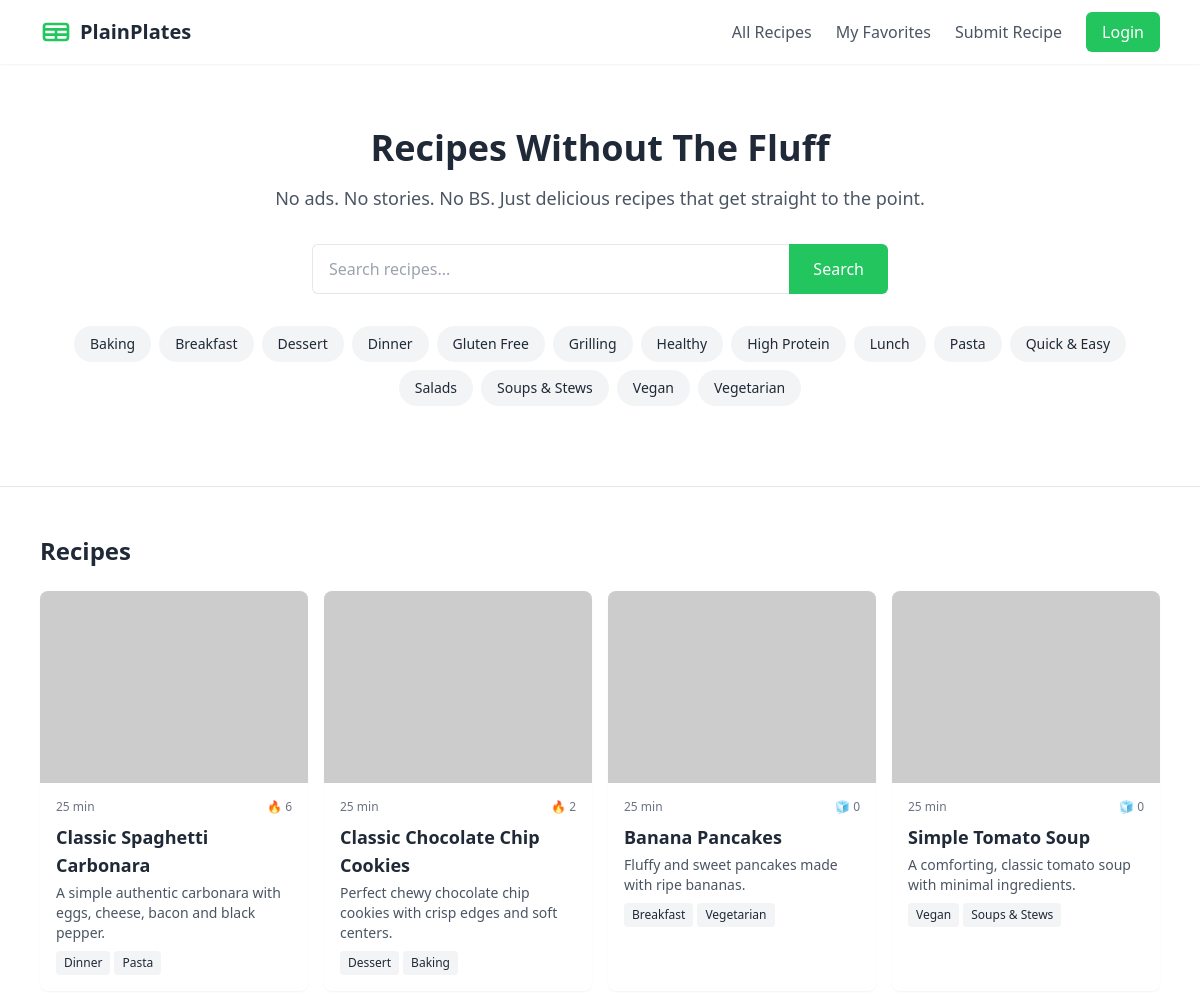
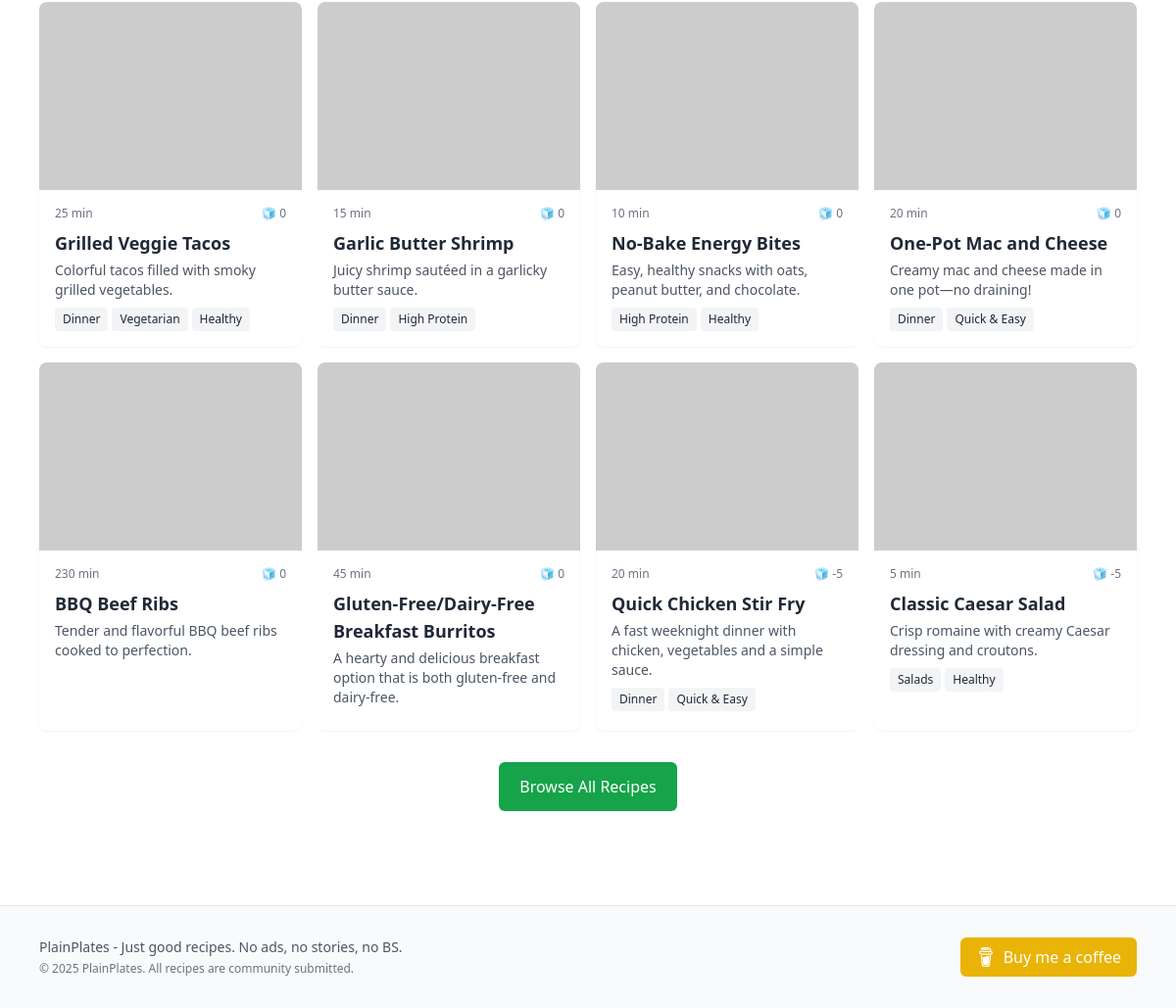
Page /recipes on the committed database (2 pictures, top to bottom).
### tables this page shows
CREATE TABLE categories (
    id INTEGER PRIMARY KEY AUTOINCREMENT,
    name TEXT NOT NULL,
    slug TEXT UNIQUE NOT NULL,
    description TEXT
);

CREATE TABLE recipes (
    id INTEGER PRIMARY KEY AUTOINCREMENT,
    title TEXT NOT NULL,
    slug TEXT UNIQUE NOT NULL,
    description TEXT NOT NULL,
    ingredients TEXT NOT NULL,
    instructions TEXT NOT NULL,
    notes TEXT,
    prep_time INTEGER NOT NULL,
    cook_time INTEGER NOT NULL,
    servings INTEGER NOT NULL DEFAULT 4,
    created_at TIMESTAMP NOT NULL DEFAULT CURRENT_TIMESTAMP,
    updated_at TIMESTAMP NOT NULL DEFAULT CURRENT_TIMESTAMP,
    user_id INTEGER,
    FOREIGN KEY (user_id) REFERENCES users (id)
);

### main.py (the view)
@app.get("/recipes", response_class=HTMLResponse)
def recipes_page(request: Request, q: str | None = None, category: str | None = None):
    categories = get_categories()
    recipes = get_recipes(filter_q=q, category_slug=category)
    return templates.TemplateResponse("recipes.html", {
        "request": request,
        "categories": categories,
        "recipes": recipes,
        "q": q,
        "selected_category": category
    })

### templates/recipes.html (shortened to what this page needs)
{% extends "base.html" %}
{% block content %}
<section class="bg-white border-b">
    <div class="max-w-6xl mx-auto px-4 py-12 md:py-16">
        <div class="text-center">
            <h1 class="text-3xl md:text-4xl font-bold mb-4">Recipes Without The Fluff</h1>
            <p class="text-lg text-gray-600 mb-8 max-w-2xl mx-auto">No ads. No stories. No BS. Just delicious recipes that get straight to the point.</p>
            <div class="max-w-xl mx-auto mb-8">
                <form action="/recipes" method="get" class="flex">
                    <input type="text" name="q" placeholder="Search recipes..." value="{{ q or '' }}"
                        class="flex-grow px-4 py-3 rounded-l-md border-t border-b border-l focus:outline-none focus:ring-2 focus:ring-primary-500">
                    <button type="submit"
                            class="bg-primary-500 text-white px-6 py-3 rounded-r-md hover:bg-primary-600 focus:outline-none focus:ring-2 focus:ring-primary-500">
                        Search
                    </button>
                </form>
            </div>
            <div class="flex flex-wrap justify-center gap-2 mb-4">
                {% for category in categories %}
                <a href="/recipes?category={{ category.slug }}{% if q %}&q={{ q }}{% endif %}"
                class="{% if selected_category == category.slug %}
                            bg-primary-500 text-white
                        {% else %}
                            bg-gray-100 text-gray-800 hover:bg-gray-200
                        {% endif %}
                        px-4 py-2 rounded-full text-sm transition">
                    {{ category.name }}
                </a>
                {% endfor %}
            </div>
        </div>
    </div>
</section>
<section class="py-12">
    <div class="max-w-6xl mx-auto px-4">
        <h2 class="text-2xl font-bold mb-6">Recipes</h2>
        <div class="grid grid-cols-1 md:grid-cols-2 lg:grid-cols-4 gap-4">
            {% for recipe in recipes %}
                {% include "components/recipe_card.html" %}
            {% endfor %}
        </div>
        <div class="text-center mt-8">
            <a href="/recipes" class="inline-flex items-center justify-center px-5 py-3 border border-transparent text-base font-medium rounded-md text-white bg-primary-600 hover:bg-primary-700">
                Browse All Recipes
            </a>
        </div>
    </div>
</section>
{% endblock %}

### templates/base.html (shortened to what this page needs)
<!DOCTYPE html>
<html>
<head>
    <script src="https://cdn.tailwindcss.com"></script>
</head>
<body class="min-h-screen flex flex-col bg-white text-gray-800">
    {% set user = request.session.get('user') %}
    <header class="bg-white shadow-sm sticky top-0 z-10">
        <div class="max-w-6xl mx-auto px-4 py-3 flex items-center justify-between">
            <div class="flex items-center space-x-2">
            <a href="/" class="flex items-center">
                <svg class="h-8 w-8 text-green-500" viewBox="0 0 24 24" fill="none" stroke="currentColor" stroke-width="2">
                <path stroke-linecap="round" stroke-linejoin="round" d="M3 10h18M3 14h18m-9-4v8m-7 0h14a2 2 0 002-2V8a2 2 0 00-2-2H5a2 2 0 00-2 2v8a2 2 0 002 2z" />
                </svg>
                <span class="text-xl font-bold text-gray-800 ml-2">PlainPlates</span>
            </a>
            </div>
            <nav class="hidden md:flex items-center space-x-6">
            <a href="/recipes" class="text-gray-600 hover:text-green-500">All Recipes</a>
            <a href="/favorites" class="text-gray-600 hover:text-green-500">My Favorites</a>
            <a href="/submit" class="text-gray-600 hover:text-green-500">Submit Recipe</a>
            {% if user %}
                <span class="text-gray-600">👋 {{ user.name }}</span>
                <a href="/logout" class="text-gray-500 hover:text-red-600 ml-4">Logout</a>
            {% else %}
                <a href="/login" class="bg-green-500 hover:bg-green-600 text-white px-4 py-2 rounded-md">Login</a>
            {% endif %}
            </nav>
        </div>
    </header>
    <main class="flex-grow">
        {% block content %}
        {% endblock %}
    </main>
    <footer class="bg-gray-50 border-t border-gray-200 mt-12">
        <div class="max-w-6xl mx-auto px-4 py-8">
            <div class="flex flex-col md:flex-row justify-between items-center">
                <div class="text-center md:text-left mb-4 md:mb-0">
                    <p class="text-gray-600 text-sm">
                    PlainPlates - Just good recipes. No ads, no stories, no BS.
                    </p>
                    <p class="text-gray-500 text-xs mt-1">
                    © 2025 PlainPlates. All recipes are community submitted.
                    </p>
                </div>
                <div>
                    <a href="https://www.buymeacoffee.com/yourname" target="_blank" rel="noopener noreferrer" class="inline-flex items-center px-4 py-2 bg-yellow-500 hover:bg-yellow-600 text-white rounded-md transition">
                    Buy me a coffee
                    </a>
                </div>
            </div>
        </div>
    </footer>
</body>
</html>

### templates/components/recipe_card.html
<a href="/recipes/{{ recipe.slug }}" class="bg-white rounded-lg overflow-hidden shadow-sm hover:shadow-md transition-shadow">
    <div class="h-48 overflow-hidden">
        <img src="/static/images/recipes{{ recipe.slug }}.jpg" onerror="this.onerror=null;this.src='https://placehold.co/400x300?text=Image Coming Soon';" alt="{{ recipe.title }}" class="w-full h-full object-cover">
    </div>
    <div class="p-4">
        <div class="flex justify-between items-center mb-2">
            <span class="text-xs text-gray-500">{{ recipe.prep_time + recipe.cook_time }} min</span>
            <span class="flex items-center text-xs text-gray-500">
                {% if recipe.score > 0 %} 🔥 {% else %} 🧊 {% endif %}{{ recipe.score }}
            </span>
        </div>
        <h3 class="font-bold text-lg mb-1">{{ recipe.title }}</h3>
        <p class="text-gray-600 text-sm mb-2">{{ recipe.description }}</p>
        <div class="flex flex-wrap gap-1">
            {% for tag in recipe.tags %}
            <span class="bg-gray-100 text-gray-800 text-xs px-2 py-1 rounded">{{ tag }}</span>
            {% endfor %}
        </div>
    </div>
</a>

### rows in the picture
categories: name "Baking"
categories: name "Breakfast"
categories: name "Dessert"
categories: name "Dinner"
categories: name "Gluten Free"
categories: name "Grilling"
categories: name "Healthy"
categories: name "High Protein"
categories: name "Lunch"
categories: name "Pasta"
categories: name "Quick & Easy"
categories: name "Salads"
categories: name "Soups & Stews"
categories: name "Vegan"
categories: name "Vegetarian"
recipes: recipe.prep_time+recipe.cook_time "25", score "6", title "Classic Spaghetti Carbonara", description "A simple authentic carbonara with eggs, cheese, bacon and black pepper."
recipes: recipe.prep_time+recipe.cook_time "25", score "2", title "Classic Chocolate Chip Cookies", description "Perfect chewy chocolate chip cookies with crisp edges and soft centers."
recipes: recipe.prep_time+recipe.cook_time "25", score "0", title "Banana Pancakes", description "Fluffy and sweet pancakes made with ripe bananas."
recipes: recipe.prep_time+recipe.cook_time "25", score "0", title "Simple Tomato Soup", description "A comforting, classic tomato soup with minimal ingredients."
recipes: recipe.prep_time+recipe.cook_time "25", score "0", title "Grilled Veggie Tacos", description "Colorful tacos filled with smoky grilled vegetables."
recipes: recipe.prep_time+recipe.cook_time "15", score "0", title "Garlic Butter Shrimp", description "Juicy shrimp sautéed in a garlicky butter sauce."
recipes: recipe.prep_time+recipe.cook_time "10", score "0", title "No-Bake Energy Bites", description "Easy, healthy snacks with oats, peanut butter, and chocolate."
recipes: recipe.prep_time+recipe.cook_time "20", score "0", title "One-Pot Mac and Cheese", description "Creamy mac and cheese made in one pot—no draining!"
recipes: recipe.prep_time+recipe.cook_time "230", score "0", title "BBQ Beef Ribs", description "Tender and flavorful BBQ beef ribs cooked to perfection."
recipes: recipe.prep_time+recipe.cook_time "45", score "0", title "Gluten-Free/Dairy-Free Breakfast Burritos", description "A hearty and delicious breakfast option that is both gluten-free and dairy-free."
recipes: recipe.prep_time+recipe.cook_time "20", score "-5", title "Quick Chicken Stir Fry", description "A fast weeknight dinner with chicken, vegetables and a simple sauce."
recipes: recipe.prep_time+recipe.cook_time "5", score "-5", title "Classic Caesar Salad", description "Crisp romaine with creamy Caesar dressing and croutons."
